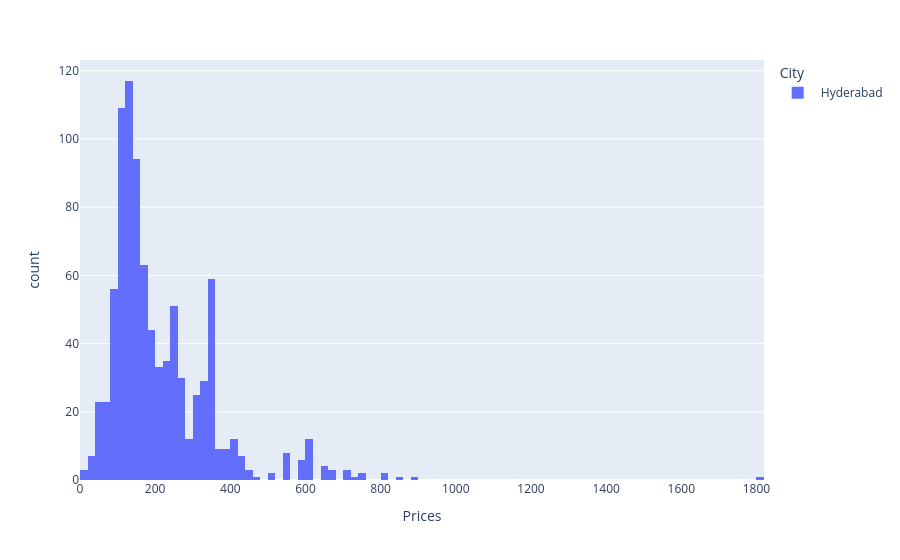

The notebook cell saved with this chart:
### Code cell
# df=pd.DataFrame(zomato)

fig=px.histogram(data_frame=z2,x='Prices',color='City')   
fig.show()

### Figure 1 — Plotly figure (JSON) as saved in the notebook; plotly's stock layout.template omitted (floating-point values rounded to 4 significant figures; data arrays with more than 128 entries replaced by an {"elided": "..."} marker saying what was removed)
{"data": [{"bingroup": "x", "hovertemplate": "City= Hyderabad<br>Prices=%{x}<br>count=%{y}<extra></extra>", "legendgroup": " Hyderabad", "marker": {"color": "#636efa", "pattern": {"shape": ""}}, "name": " Hyderabad", "orientation": "v", "showlegend": true, "type": "histogram", "x": {"elided": "900 float values"}, "xaxis": "x", "yaxis": "y"}], "layout": {"barmode": "relative", "legend": {"title": {"text": "City"}, "tracegroupgap": 0}, "margin": {"t": 60}, "xaxis": {"anchor": "y", "domain": [0, 1], "title": {"text": "Prices"}}, "yaxis": {"anchor": "x", "domain": [0, 1], "title": {"text": "count"}}}}
